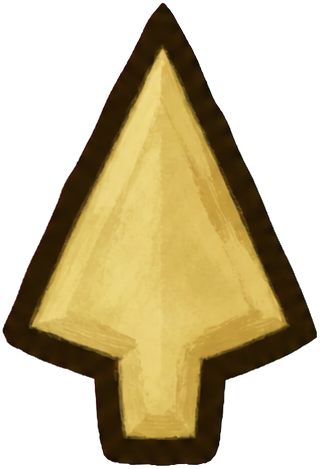
#> input picture assets/source/unitframes/distance-direction-v1/pointer-source.png, 320 x 469 px
$ python export_distance_direction_v1.py
#> lines starting #> are read from the running program, lines starting #| are printed output that depends on the picture
"""Rotate the accepted high-resolution pointer into 108 two-texel UI frames."""
from pathlib import Path
from PIL import Image
import hashlib, json, math
ROOT=Path(__file__).resolve().parents[1]
SOURCE=ROOT/'assets/source/unitframes/distance-direction-v1'
source=SOURCE/'pointer-source.png'
src=Image.open(source).convert('RGBA')
#> src is the input picture: PIL image 320x469 RGBA; mean R, G, B, A 79.4, 67.1, 32.5, 132.1
side=math.ceil(math.hypot(*src.size))+4
#> side = 572
master=Image.new('RGBA',(side,side))
#> master: PIL image 572x572 RGBA; every value is 0
master.paste(src,((side-src.width)//2,(side-src.height)//2))
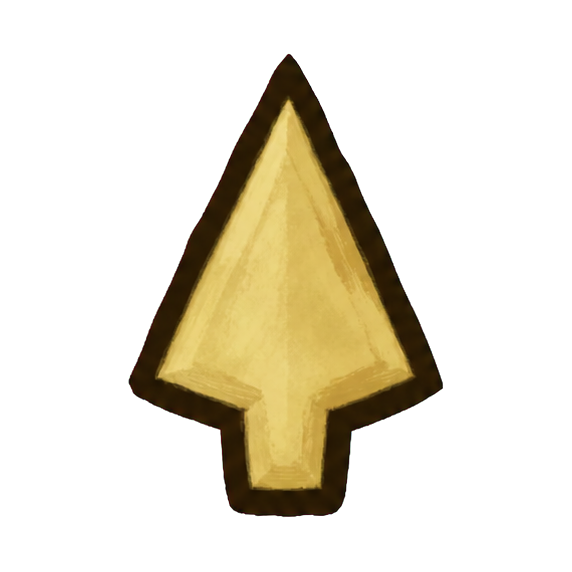
#> master: PIL image 572x572 RGBA; mean R, G, B, A 36.4, 30.8, 14.9, 60.6; transparent parts drawn white
atlas=Image.new('RGBA',(512,256))
#> atlas: PIL image 512x256 RGBA; every value is 0
for i in range(108):
    sample=master.rotate(i*360/108,resample=Image.Resampling.BICUBIC).resize((30,30),Image.Resampling.LANCZOS)
    frame=Image.new('RGBA',(32,32)); frame.paste(sample,(1,1))
    for edge in [(0,0,32,1),(0,31,32,32),(0,0,1,32),(31,0,32,32)]:
        assert frame.getchannel('A').crop(edge).getbbox() is None
    atlas.paste(frame,((i%16)*32,(i//16)*32))
#> this loop made 108 passes
#> pass 1, `sample=master.rotate(i*360/108,resample=Image.Resampling.BICUBIC).resi..`:
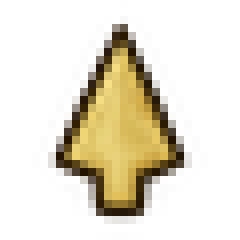
#> sample: PIL image 30x30 RGBA (shown 8 times larger); mean R, G, B, A 42, 33, 16.3, 60.7; transparent parts drawn white
#> pass 2, `sample=master.rotate(i*360/108,resample=Image.Resampling.BICUBIC).resi..`:
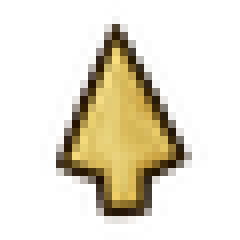
#> sample: PIL image 30x30 RGBA (shown 8 times larger); mean R, G, B, A 41.1, 32.8, 16, 60.6; transparent parts drawn white
#> pass 3, `sample=master.rotate(i*360/108,resample=Image.Resampling.BICUBIC).resi..`:
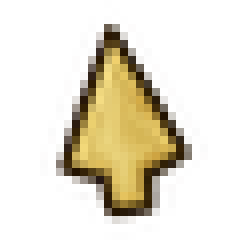
#> sample: PIL image 30x30 RGBA (shown 8 times larger); mean R, G, B, A 41.7, 32.4, 15.8, 60.7; transparent parts drawn white
#> after the loop:
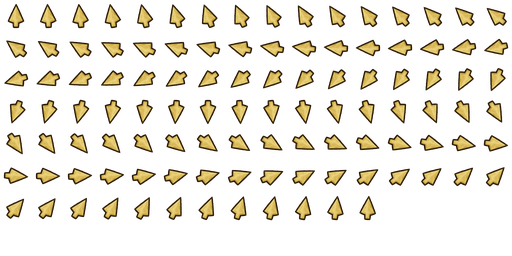
#> atlas: PIL image 512x256 RGBA; mean R, G, B, A 30.4, 24, 11.7, 45; transparent parts drawn white
#> after the loop:
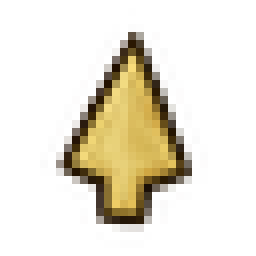
#> frame: PIL image 32x32 RGBA (shown 8 times larger); mean R, G, B, A 36.4, 28.7, 14.2, 53.3; transparent parts drawn white
#> after the loop:
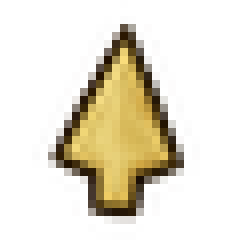
#> sample: PIL image 30x30 RGBA (shown 8 times larger); mean R, G, B, A 41.4, 32.6, 16.2, 60.6; transparent parts drawn white
atlas.putdata([(r,g,b,a) if a else (0,0,0,0) for r,g,b,a in atlas.getdata()])
target=ROOT/'addon/AzerothExpeditionUI/Media/UnitFrames/DistanceDirectionV1.tga'
atlas.save(target,compression=None)
def record(path):
    return dict(file=path.relative_to(ROOT).as_posix(),sha256=hashlib.sha256(path.read_bytes()).hexdigest())
data=dict(module='unitframes',component='UF.DISTANCE.DIRECTION',phase='P5',status='accepted-runtime-integrated',
          source=record(source),runtime=dict(record(target),texture_size=[512,256],frame_count=108,columns=16,
          frame_size=[32,32],logical_size=[16,16],sampled_size=[32,32],texels_per_ui=2),
          rotation='counterclockwise from up; each frame derived directly from high-resolution source')
(SOURCE/'DISTANCE-DIRECTION-V1_RuntimeManifest.json').write_text(json.dumps(data,indent=2)+'\n',encoding='utf-8')
print('PASS 108 frames: 2 texels/UI, transparent margins, 512x256 RGBA')
